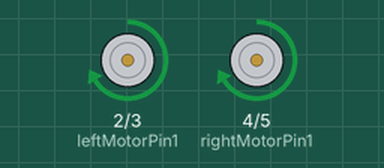
Simulated run of this sketch. Board: Arduino Uno, built with avr-gcc and run on an emulated ATmega328P. On the bench: motor-driver pin pairs drawn as motors (green arrow = first pin HIGH = forward, orange = second pin HIGH = backward, longer = more drive, scaled by the enable pin).

Above: at 0.5 s.
At 2.0 s:
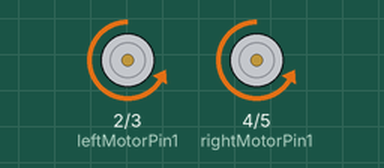
At 3.5 s:
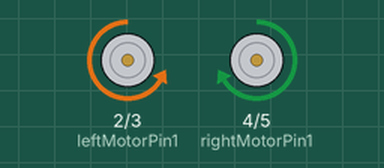
At 5.0 s:
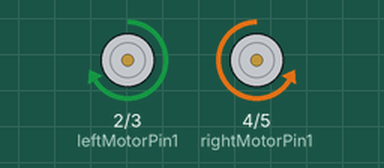
Timing chart, 0 to 7.8 s (numbered marks = the images above):
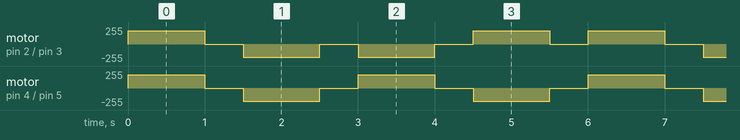

The sketch:

motor_control.ino
```cpp
// Motor Control Pins
const int leftMotorPin1 = 2;
const int leftMotorPin2 = 3;
const int rightMotorPin1 = 4;
const int rightMotorPin2 = 5;


const int leftEnablePin = 9;
const int rightEnablePin = 10;

int motorSpeed = 200;

void setup() {
  // Initialize motor control pins as outputs
  pinMode(leftMotorPin1, OUTPUT);
  pinMode(leftMotorPin2, OUTPUT);
  pinMode(rightMotorPin1, OUTPUT);
  pinMode(rightMotorPin2, OUTPUT);

  // Initialize enable pins for PWM speed control
  pinMode(leftEnablePin, OUTPUT);
  pinMode(rightEnablePin, OUTPUT);
}

void loop() {
  // Move forward
  moveForward();
  delay(1000);

  // Stop
  stopMotors();
  delay(500);

  // Move backward
  moveBackward();
  delay(1000);

  // Stop
  stopMotors();
  delay(500);

  // Turn left
  turnLeft();
  delay(1000);

  // Stop
  stopMotors();
  delay(500);

  // Turn right
  turnRight();
  delay(1000);

  // Stop
  stopMotors();
  delay(500);
}

void moveForward() {
  analogWrite(leftEnablePin, motorSpeed);
  analogWrite(rightEnablePin, motorSpeed);
  digitalWrite(leftMotorPin1, HIGH);
  digitalWrite(leftMotorPin2, LOW);
  digitalWrite(rightMotorPin1, HIGH);
  digitalWrite(rightMotorPin2, LOW);
}

void moveBackward() {
  analogWrite(leftEnablePin, motorSpeed);
  analogWrite(rightEnablePin, motorSpeed);
  digitalWrite(leftMotorPin1, LOW);
  digitalWrite(leftMotorPin2, HIGH);
  digitalWrite(rightMotorPin1, LOW);
  digitalWrite(rightMotorPin2, HIGH);
}

void turnLeft() {
  analogWrite(leftEnablePin, motorSpeed);
  analogWrite(rightEnablePin, motorSpeed);
  digitalWrite(leftMotorPin1, LOW);
  digitalWrite(leftMotorPin2, HIGH);
  digitalWrite(rightMotorPin1, HIGH);
  digitalWrite(rightMotorPin2, LOW);
}

void turnRight() {
  analogWrite(leftEnablePin, motorSpeed);
  analogWrite(rightEnablePin, motorSpeed);
  digitalWrite(leftMotorPin1, HIGH);
  digitalWrite(leftMotorPin2, LOW);
  digitalWrite(rightMotorPin1, LOW);
  digitalWrite(rightMotorPin2, HIGH);
}

void stopMotors() {
  digitalWrite(leftMotorPin1, LOW);
  digitalWrite(leftMotorPin2, LOW);
  digitalWrite(rightMotorPin1, LOW);
  digitalWrite(rightMotorPin2, LOW);
}
```

Measured:
- by itself, motor on pin 4 (rightMotorPin1) / pin 5 (rightMotorPin2): repeats every 3.0 s: stopped 0.50 s, backward 200/255 1.0 s, stopped 0.50 s, forward 200/255 1.0 s
- by itself, motor on pin 2 (leftMotorPin1) / pin 3 (leftMotorPin2): repeats every 6.0 s: 2 × (stopped 0.50 s, backward 200/255 1.0 s), 2 × (stopped 0.50 s, forward 200/255 1.0 s)
